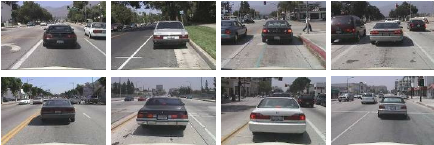
#> input picture 3-traffic-tracker/test-files/car.png, 434 x 145 px
$ python traffic-tracker-from-image.py
#> lines starting #> are read from the running program, lines starting #| are printed output that depends on the picture; after the words box and inside, x2 and y2 are one past the last pixel; in counts of white or black regions, pixels touching at a corner belong together
import cv2

# Loading pretrained data from opencv (HAAR CASCADE ALGO)
bus_tracker = cv2.CascadeClassifier('xml-files/bus_front.xml')
car_tracker = cv2.CascadeClassifier('xml-files/cars.xml')
pedestrian_tracker = cv2.CascadeClassifier('xml-files/pedestrians.xml')
two_wheeler_tracker = cv2.CascadeClassifier('xml-files/two_wheeler.xml')

# choose an image to detect cars in
img = cv2.imread('test-files/car.png')
#> img is the input picture: shape (145, 434, 3); mean B, G, R 131.4, 131, 132.4

# converted to grayscale
grayscaled_img = cv2.cvtColor(img, cv2.COLOR_BGR2GRAY)
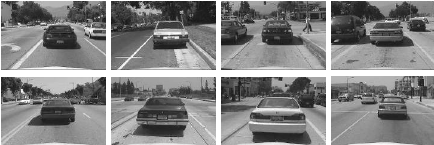
#> grayscaled_img: shape (145, 434); min 8, max 255, mean 131.5

# detects traffic
buses = bus_tracker.detectMultiScale(grayscaled_img)
#> buses = ()
cars = car_tracker.detectMultiScale(grayscaled_img)
#> cars = [[260, 85, 52, 52], [144, 15, 46, 46], [30, 5, 60, 60], [362, 79, 59, 59], [239, 85, 53, 53], [251, 5, 58, 58], [364, 5, 59, 59], [23, 81, 62, 62]]
pedestrians = pedestrian_tracker.detectMultiScale(grayscaled_img)
#> pedestrians = ()
two_wheelers = two_wheeler_tracker.detectMultiScale(grayscaled_img)
#> two_wheelers = ()

for (x, y, w, h) in buses:
    cv2.rectangle(img, (x, y), (x+w, y+h), ((255, 0, 0)), 1)
    cv2.putText(img, "Bus", (x, y - 5),
                cv2.FONT_HERSHEY_SIMPLEX, 0.45, ((255, 0, 0)), 1)
#> this loop made 0 passes
for (x, y, w, h) in cars:
    cv2.rectangle(img, (x, y), (x+w, y+h), ((0, 0, 255)), 1)
    cv2.putText(img, "Car", (x, y - 5),
                cv2.FONT_HERSHEY_SIMPLEX, 0.45, ((0, 0, 255)), 1)
#> this loop made 8 passes
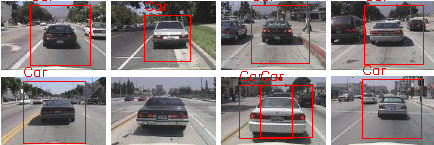
#> img: shape (145, 434, 3); 3.26% of pixels changed, all inside (x1, y1, x2, y2) = (23, 0, 424, 144)
for (x, y, w, h) in pedestrians:
    cv2.rectangle(img, (x, y), (x+w, y+h), ((0, 255, 0)), 1)
    cv2.putText(img, "Pedestrian", (x, y - 5),
                cv2.FONT_HERSHEY_SIMPLEX, 0.35, ((0, 255, 0)), 1)
for (x, y, w, h) in two_wheelers:
    cv2.rectangle(img, (x, y), (x+w, y+h), ((255, 255, 0)), 1)
    cv2.putText(img, "2-Wheeler", (x, y - 5),
                cv2.FONT_HERSHEY_SIMPLEX, 0.35, ((255, 255, 0)), 1)

# Show the video box
cv2.imshow('Traffic Tracker!!!', img)
cv2.waitKey()

print("End of code")

$ run again, with 3-traffic-tracker/test-files/traffic.png copied over 3-traffic-tracker/test-files/car.png
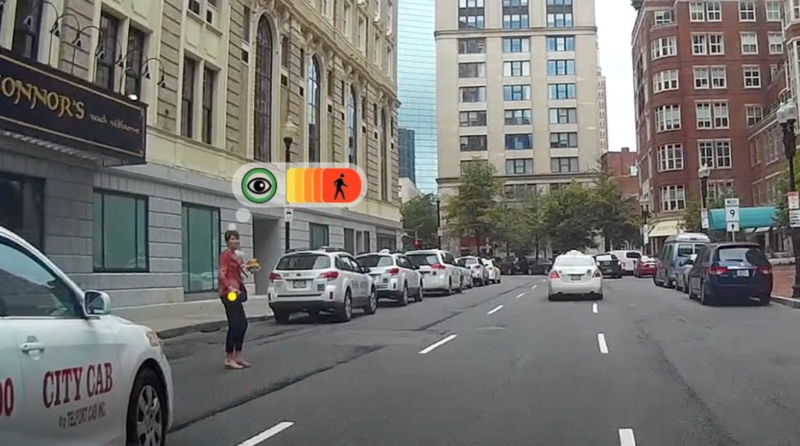
#> input picture 3-traffic-tracker/test-files/traffic.png, 800 x 446 px
#> img is the input picture: shape (446, 800, 3); mean B, G, R 113, 115.9, 116.7
#> buses = ()
#> cars = [[491, 223, 74, 74], [522, 231, 102, 102], [685, 226, 108, 108], [240, 224, 142, 142]]
#> pedestrians = [[200, 237, 66, 133]]
#> two_wheelers = ()
#> the loop `for (x, y, w, h) in cars:` made 4 passes
#> after the loop `for (x, y, w, h) in cars:`:
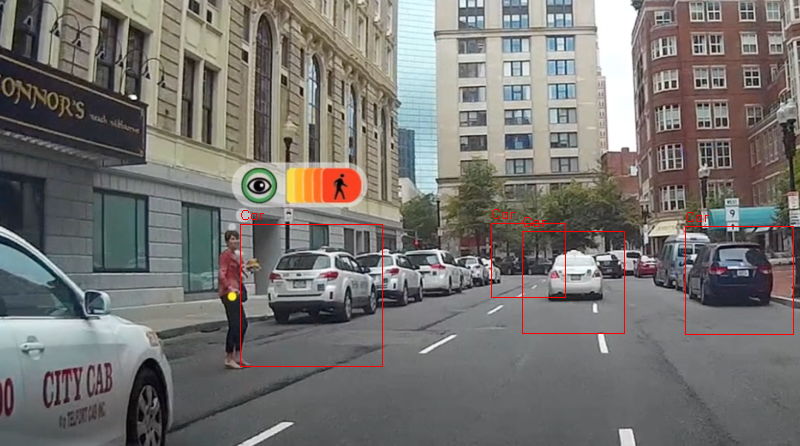
#> img: shape (446, 800, 3); 0.53% of pixels changed, all inside (x1, y1, x2, y2) = (240, 209, 794, 367)
#> the loop `for (x, y, w, h) in pedestrians:` made 1 pass
#> after the loop `for (x, y, w, h) in pedestrians:`:
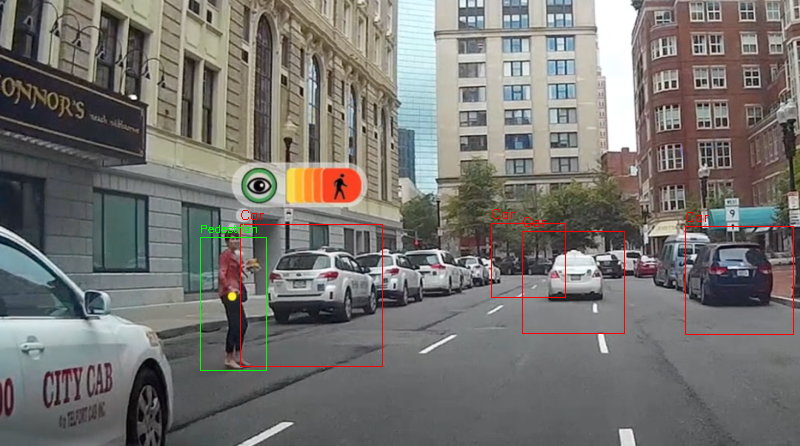
#> img: shape (446, 800, 3); 0.16% of pixels changed, all inside (x1, y1, x2, y2) = (200, 224, 267, 371)
